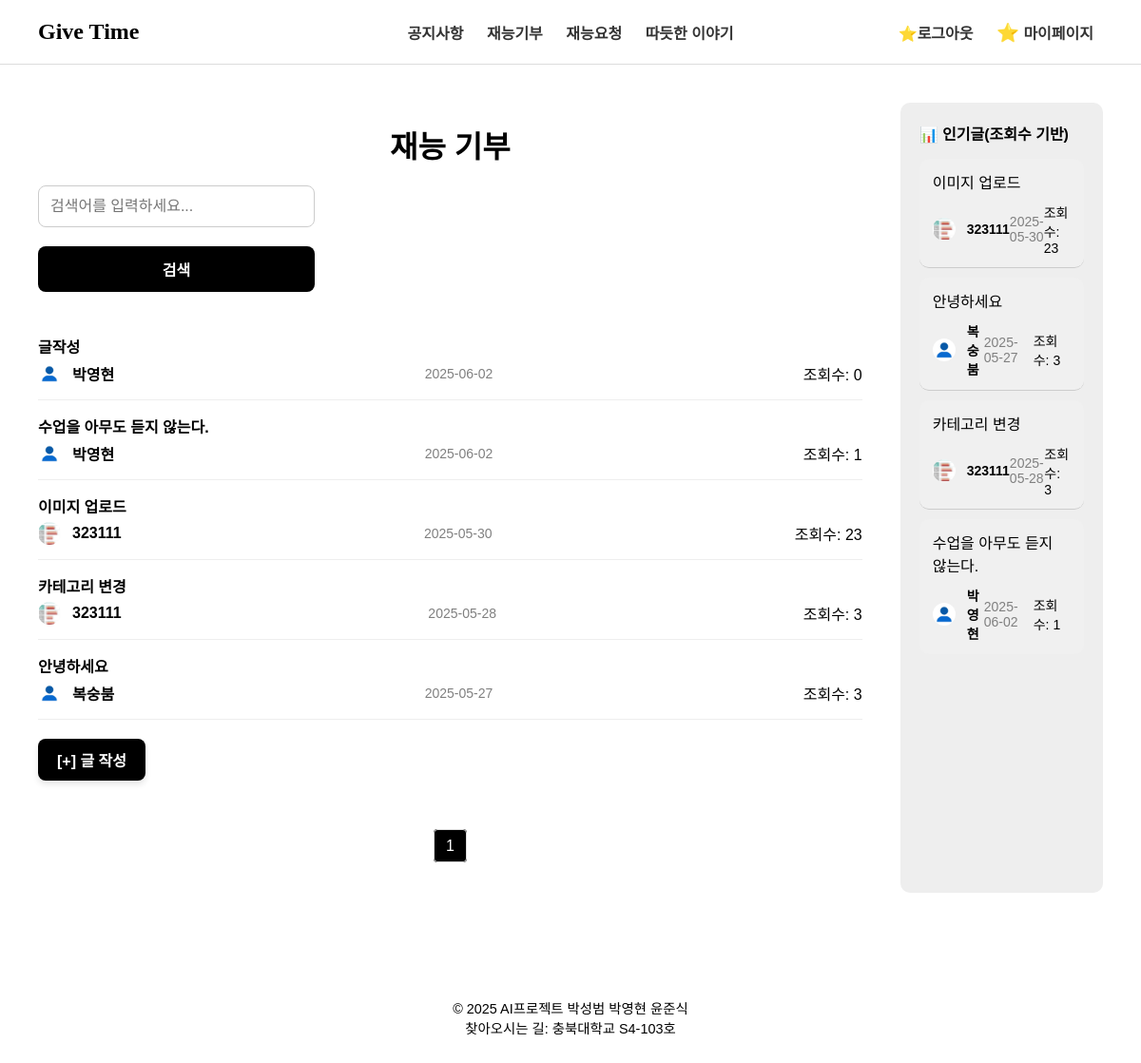
/posts/donation/ (signed in), run on the app's committed database.
### posts/models.py (models this page shows, shortened)
class Post(models.Model):
    POST_TYPE_CHOICES = [
        ('donation', '재능 기부'),
        ('request', '재능 요청'),
        ('story', '따뜻한 이야기'),
        ('announcement', '공지사항'),
    ]
    CATEGORY_CHOICES = [
        ('education', '교육'),
        ('it', 'IT/개발'),
        ('design', '디자인'),
        ('etc', '기타'),
    ]
    title = models.CharField(max_length=200)
    content = models.TextField()
    post_type = models.CharField(max_length=20, choices=POST_TYPE_CHOICES)
    category = models.CharField(max_length=20, choices=CATEGORY_CHOICES, blank=True, null=True)
    author = models.ForeignKey(settings.AUTH_USER_MODEL, on_delete=models.CASCADE)
    created_at = models.DateTimeField(auto_now_add=True)
    views = models.PositiveIntegerField(default=0)
    image = models.ImageField(upload_to='post_images/', null=True, blank=True)

### account/models.py (models this page shows, shortened)
class CustomUser(AbstractBaseUser, PermissionsMixin):
    email = models.EmailField(unique=True)
    nickname = models.CharField(max_length=30)
    location = models.CharField(max_length=100)
    profile_image = models.ImageField(upload_to='profile_images/', null=True, blank=True)
    about = models.TextField(blank=True, null=True)  # 소개글
    skills = models.TextField(blank=True, null=True)  # 기술 목록
    services = models.TextField(blank=True, null=True)  # 서비스 목록
    is_active = models.BooleanField(default=True)
    is_staff = models.BooleanField(default=False)
    objects = CustomUserManager()
    USERNAME_FIELD = 'email'
    REQUIRED_FIELDS = ['nickname']

### posts/views.py (the view)
# urls.py: path('<str:post_type>/', views.post_list, name='post_list'),
def post_list(request, post_type):
    if post_type not in VALID_POST_TYPES:
        return render(request, '404.html')
    query = request.GET.get('q', '')  # 검색어 파라미터 (없으면 빈 문자열)
    posts = Post.objects.filter(post_type=post_type)
    if query:
        posts = posts.filter(title__icontains=query)  # 제목에 검색어 포함된 게시글만 필터
    posts = posts.order_by('-created_at')
    paginator = Paginator(posts, 10)
    page_number = request.GET.get('page')
    page_obj = paginator.get_page(page_number)
    popular_posts = Post.objects.filter(post_type=post_type, views__gt=0).order_by('-views')[:5]
    return render(request, 'posts/post_list.html', {
        'page_obj': page_obj,
        'popular_posts': popular_posts,
        'post_type': post_type,
        'query': query,  # 템플릿에서 입력값 유지
    })

### posts/templates/posts/post_list.html (shortened to what this page needs)
{% load static %}
<!DOCTYPE html>
<html lang="ko">
  <head>
    <link rel="stylesheet" href="{% static 'posts/board.css' %}" />
  </head>
  <body>
    <div id="header">{% include 'main/header.html' %}</div>
    <div class="container">
      <div class="main">
        <h1>
          {% if post_type == 'donation' %} 재능 기부
          {% elif post_type == 'request' %} 재능 요청
          {% elif post_type == 'story' %} 따뜻한 이야기
          {% elif post_type == 'announcement' %} 공지사항
          {% endif %}
        </h1>
        <div class="search-bar">
          <form method="get">
            <input type="text" name="q" placeholder="검색어를 입력하세요..." value="{{ query }}">
            <button type="submit">검색</button>
          </form>
        </div>
        {% for post in page_obj %}
        <div class="card">
          <a href="{% url 'post_detail' post_type post.id %}">
            <div class="card-title">{{ post.title }}</div>
          </a>
          <div class="card-meta">
            <div class="author-info">
              {% if post.author.profile_image %}
                <img src="{{ post.author.profile_image.url }}" alt="작성자 프로필" class="profile-img-small" />
              {% else %}
                <img src="{% static 'images/default_profile.png' %}" alt="기본 프로필" class="profile-img-small" />
              {% endif %}
              <span class="author">{{ post.author.nickname }}</span>
            </div>
            <span class="date">{{ post.created_at|date:"Y-m-d" }}</span>
            <span>조회수: {{ post.views }}</span>
          </div>
        </div>
        {% empty %}
        <p>등록된 게시글이 없습니다.</p>
        {% endfor %}
        {% if post_type != 'announcement' %}
          <a href="{% url 'post_create' post_type %}" class="create-btn">[+] 글 작성</a>
        {% endif %}
        <div class="pagination">
          {% for num in page_obj.paginator.page_range %}
            {% if page_obj.number == num %}
              <span class="active">{{ num }}</span>
            {% else %}
              <a href="?page={{ num }}">{{ num }}</a>
            {% endif %}
          {% endfor %}
        </div>
      </div>
      <aside class="sidebar">
        <div class="sidebar-title">📊 인기글(조회수 기반)</div>
        {% for post in popular_posts %}
        <div class="sidebar-card">
          <div class="sidebar-card-title">
            <a href="{% url 'post_detail' post_type post.id %}">{{ post.title }}</a>
          </div>
          <div class="sidebar-card-meta">
            <div class="author-info">
              {% if post.author.profile_image %}
                <img src="{{ post.author.profile_image.url }}" alt="작성자 프로필" class="profile-img-small" />
              {% else %}
                <img src="{% static 'images/default_profile.png' %}" alt="기본 프로필" class="profile-img-small" />
              {% endif %}
              <span class="author">{{ post.author.nickname }}</span>
            </div>
            <span class="date">{{ post.created_at|date:"Y-m-d" }}</span>
            <span>조회수: {{ post.views }}</span>
          </div>
        </div>
        {% empty %}
        <p>인기글이 없습니다.</p>
        {% endfor %}
      </aside>
    </div>
    <div id="footer">{% include 'main/footer.html' %}</div>
  </body>
</html>

### posts/static/posts/board.css (style rules this page uses)
body { margin: 0; font-family: "Arial", sans-serif; background-color: #fff; }
.container { display: flex; justify-content: space-between; padding: 40px; }
.main { flex: 5; }
h1 { font-size: 32px; margin-bottom: 20px; text-align: center; }
.search-bar { display: flex; margin-bottom: 30px; }
.search-bar input { flex: 1; padding: 12px; font-size: 16px; border: 1px solid #ccc; border-radius: 4px 0 0 4px; }
.search-bar button { padding: 12px 24px; background-color: black; color: white; border: none; border-radius: 0 4px 4px 0; cursor: pointer; }
.card { border-bottom: 1px solid #eee; padding: 15px 0; }
.card a { text-decoration: none; color: inherit; }
.card-title { font-weight: bold; margin-bottom: 5px; }
.card-meta { display: flex; justify-content: space-between; align-items: center; margin-top: 5px; }
.author-info { display: flex; align-items: center; gap: 6px; }
.profile-img-small { width: 30px; height: 30px; border-radius: 50%; object-fit: cover; vertical-align: middle; }
.date { font-size: 14px; color: gray; }
.sidebar { flex: 1; margin-left: 40px; background-color: #eee; border-radius: 10px; padding: 20px; }
.sidebar a { text-decoration: none; color: inherit; }
.sidebar-title { font-weight: bold; font-size: 16px; margin-bottom: 15px; }
.sidebar-card { background-color: #f0f0f0; padding: 12px 14px; border-radius: 10px; margin-bottom: 10px; border-bottom: 1px solid #ccc; }
.sidebar-card-meta { display: flex; justify-content: space-between; align-items: center; font-size: 14px; margin-top: 10px; }
.author { font-weight: bold; }
.date { color: gray; font-size: 13px; }
.sidebar-card:last-child { border-bottom: none; }
.pagination { text-align: center; margin: 40px 0; }
.pagination span, .pagination a { margin: 0 5px; padding: 8px 12px; border: 1px solid #ddd; border-radius: 4px; text-decoration: none; color: black; }
.pagination .active { background-color: black; color: white; }
.profile-img-small { width: 24px; height: 24px; border-radius: 50%; object-fit: cover; vertical-align: middle; margin-right: 6px; flex-shrink: 0; }
.create-btn { display: inline-block; padding: 10px 20px; margin: 20px 0; background-color: black; color: white; font-weight: bold; text-decoration: none; border-radius: 8px; transition: background-color 0.3s ease; box-shadow: 0 4px 6px rgba(0, 0, 0, 0.1); }
form input[type="text"], form textarea, form select { width: 100%; padding: 12px; font-size: 16px; border: 1px solid #ccc; border-radius: 8px; box-sizing: border-box; margin-bottom: 20px; resize: vertical; }
form button[type="submit"] { width: 100%; padding: 12px; background-color: black; color: white; font-weight: bold; font-size: 16px; border: none; border-radius: 8px; cursor: pointer; transition: background-color 0.3s ease; }

### data on the page
Post: title "글작성", author.nickname "박영현", created_at "2025-06-02", views "0"
Post: title "수업을 아무도 듣지 않는다.", author.nickname "박영현", created_at "2025-06-02", views "1"
Post: title "이미지 업로드", author.profile_image (picture), author.nickname "323111", created_at "2025-05-30", views "23"
Post: title "카테고리 변경", author.profile_image (picture), author.nickname "323111", created_at "2025-05-28", views "3"
Post: title "안녕하세요", author.nickname "복숭붐", created_at "2025-05-27", views "3"

### other printed values
{{ num }} "1"
